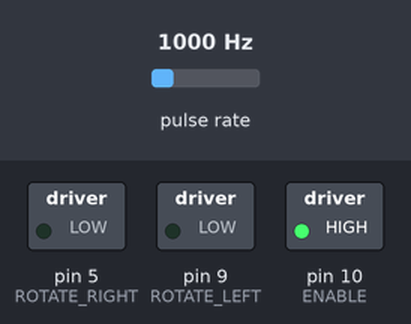
Bench run of a sketch on a simulated Arduino Uno, built with avr-gcc and run on an emulated ATmega328P. Shown: switched loads named in the sketch (green lamp = pin HIGH). Wiring (inferred from the names in the program): pulse sensor: data pin 2. The inputs (shaded band) are chosen by the test bench; at power-on: pulse rate 1000 Hz. What the sketch prints to the serial monitor is not drawn.

Above: at 1.2 s.
1.3 s: pulse rate (sensor on pin 2) set to 100 Hz
Timing chart, 0 to 4.3 s (numbered marks = the images above; inputs shaded):
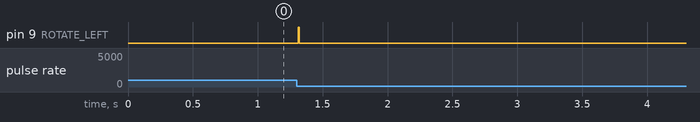

The sketch:

pid_governor.ino
```cpp
/**
  Author: Eugen Dahm

   **
  dependencies: TimerOne: http://www.arduino.cc/playground/code/timer1
**/

#include <math.h>
#include <TimerOne.h>

#define RPM_IN 2                                          // current rpm signal input pin
#define ROTATE_LEFT 9                                     // rotate left pin for l293d h-bridge
#define ROTATE_RIGHT 5                                    // rotate right pin for l293d h-bridge
#define ENABLE 10                                         // h-bridge enable pin (must be set to high in order to roate the motor)
#define RING_BUF_SIZE 300                                 // record for 30 s
#define SERIAL_SPEED 19200                                // serial speed


void my_isr();

static const int DEBOUNCE_DELAY = 2000;                      // debounce, motor creates ugly disturbances
volatile unsigned long lastMicros = 0;                      // old micros counter
volatile unsigned long currentMicros = 0;                   // current micros counter
volatile unsigned long rpm = 0;                             // last calculated rpms
volatile unsigned long time_difference = 0;                 // difference between two rotation impulses
static const unsigned long MINUTE_IN_MICROS = 60000000;     // needed to calculate rpms
volatile unsigned long time_buffer = 0;                      // buffer time difference

static const char GNUPLOT_HEADER[8] = "#\tX\tY\0";          // gnuplot header for plotting data file
int rpm_ring_buffer[RING_BUF_SIZE];                          // rpm buffer size set to record rpm values for 30 sec
int ringBufPos = 0;


static const int REFERENCE_RPM = 1500;                        // desired rpm
long total_error = 0;                                         // total error for integration part
double set_value = 0;                                         // pwm output value
double p_factor = 1.67;                                       // proportional factor
//double p_factor = 2.35;
double i_factor = 2.2;                                        // integral factor

double d_factor = 0.01;                                       // differential factor
const double DUTY_CYCLE_DURATION = 10000;                     // 10 ms duty cycle duration
const double SECOND_IN_MICROS = 1000000;                      // needed for pid equation
unsigned long ms_interrupt_counter = 0;                       // keep track of time for sampling
double old_error = 0;                                         // stores last error for differential quotient calculation

int store_rpm_boundary = 10;                                  // counter boundary to store only every 10th rpm value
int rpm_store_counter = 1;

boolean buffer_filled = false;                                // set to true when rpm buffer is full, rpm buffer is written to serial interface when true

void setup() {
        lastMicros = 0;
	Serial.begin(SERIAL_SPEED);                          // initialize serial wire
	pinMode(RPM_IN, INPUT);                              // rotation impulse pin as input
        pinMode(ENABLE,OUTPUT);                             // pwm output signal - controls 293 d motordriver
        pinMode(ROTATE_LEFT,OUTPUT);                         // rotate left signal pin as output
        pinMode(ROTATE_RIGHT,OUTPUT);                        // rot
        Timer1.initialize(DUTY_CYCLE_DURATION);              // initialize timer sampling rate
        Timer1.pwm(ROTATE_LEFT,0);                           // initialize pwm signal
        Timer1.attachInterrupt(my_isr);                      // attach pwm isr
        digitalWrite(ENABLE,HIGH);                      //   enable pin to high
        attachInterrupt(0,rotationCounterIncrease,FALLING);  // attach interrupt for rotation input signal
        currentMicros = lastMicros = micros();               // initialize current and last rpm impulse variable
        Serial.println(GNUPLOT_HEADER);                      // write gnuplot data header to datafile

}

void loop() {

    rpm = time_difference > 0 ? MINUTE_IN_MICROS / time_difference : 0;                                                                                    // store current rpm
  char output[50];
  char float_buf[10];
  if (buffer_filled) {
     for (int i = 0; i < RING_BUF_SIZE; i++) {                                                              // write sampled data via serial line after buffer is full
       dtostrf((float)rpm_ring_buffer[i] / (float)REFERENCE_RPM,3,2,float_buf);                            // convert float to string, sprintf is broken :(
       sprintf(output,"\t%lu\t%s",++ms_interrupt_counter * 100, float_buf);                                // convert rest to string - outputs current sampled rpm in gnuplot data file format
       Serial.println(output);                                                                             // send current line
     }
   buffer_filled = false;                                                                                  // reset buffer pos counter
    Timer1.attachInterrupt(my_isr);                                                                        // reattach interrupt
  }

}

void my_isr() {
  noInterrupts();                                                                                                                                            // disable interrupts
//  p_boundary_counter++;
  long difference_rpm = REFERENCE_RPM - rpm;                                                                                                                // calculate current rpm difference
  if ((set_value > 0) && (set_value < 1023))                                                                                                                // filter overshoot
    total_error += difference_rpm;                                                                                                                           // total error for integration part
  double duty_cycle_seconds = (DUTY_CYCLE_DURATION / SECOND_IN_MICROS);                                                                                     // calculate duty cycle in secs
  set_value = min(1023,                                                                                                                                     // cap from above at 1023
                max(0,                                                                                                                                      // cap from below at 0
                  round(                                                                                                                                    // round, possible values between 0 and 1023
                  p_factor * difference_rpm +                                                                                                               // proportional part
                  i_factor * duty_cycle_seconds * total_error +                                                                                             // integration part - area
                  d_factor * (difference_rpm - old_error) / duty_cycle_seconds)));                                                                          // differential part - differential quotien

  if(rpm_store_counter++ == store_rpm_boundary) {                                                                                                            // tenth value sampled, store in buffer
    rpm_ring_buffer[ringBufPos] = rpm;
    ringBufPos++;                                                                                                                                            // increase buffer position
    rpm_store_counter = 1;                                                                                                                                   // reset sample counter
  }
  //store rpm in ringbuf
  if (ringBufPos == RING_BUF_SIZE - 1) {                                                                                                                      // ring buffer full
   ringBufPos = -1;                                                                                                                                           // reset buffer offset
   Timer1.detachInterrupt();                                                                                                                                  // disable pwm interrupt
   //detachInterrupt(0);
   buffer_filled = true;                                                                                                                                      // set buffer filled boolean flag
  }

   Timer1.pwm(ROTATE_LEFT,set_value);                                                                                                                          // update pwm output value
   old_error = difference_rpm;                                                                                                                                 // save now old rpm difference
interrupts();
}

void rotationCounterIncrease() {
  noInterrupts();                                                                                                                                              // disable interrupts
  currentMicros = micros();                                                                                                                                    // get actual microseconds
  unsigned long difference = currentMicros - lastMicros;                                                                                                       // calculate difference between two impulses
  if (difference > DEBOUNCE_DELAY) {                                                                                                                           // debounce
    time_difference = difference;                                                                                                                              // save difference
//    rpm = time_difference > 0 ? MINUTE_IN_MICROS /  time_difference : 0;                                                                                     // calculate rpms (consider division by zero)
    lastMicros = currentMicros;                                                                                                                                // actualize lastMicros
  }
  interrupts();                                                                                                                                                // enable interrupts
}
```

Measured:
- after the input at 1.3 s, pin 9 (ROTATE_LEFT): LOW → HIGH at once, → LOW 0.01 s later
